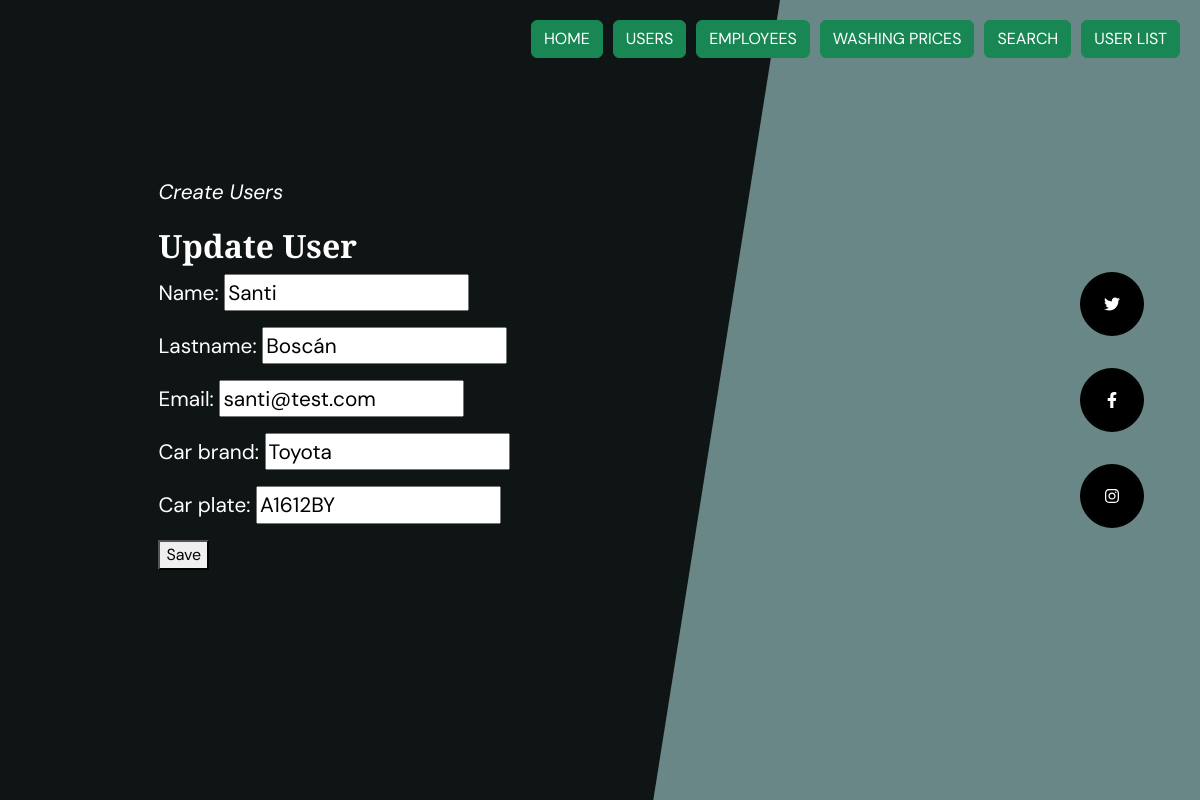
The page /CarWash_App/user/16/update/ on the database its author committed.
### CarWash_App/models.py (models this page shows)
class User(models.Model):
    name = models.CharField(max_length=60)
    lastname = models.CharField(max_length=60)
    email = models.EmailField()
    car_brand = models.CharField(max_length=60)
    car_plate = models.CharField(max_length=60)

### CarWash_App/views.py (the view)
# urls.py: path('user/<int:pk>/update/', user_update.as_view(), name='UserUpdate'),
class user_update(UpdateView):
    model = User
    form_class = user_form
    template_name = 'CarWash_App/users.html'
    success_url = reverse_lazy('UserList')

### CarWash_App/forms.py
class user_form(forms.ModelForm):
    class Meta:
        model = User
        fields = '__all__'

### CarWash_App/templates/CarWash_App/users.html (shortened to what this page needs)
{% extends "CarWash_App/master.html" %}
{% load static %}
{% block title  %}
Create Users
<h2>{% if form.instance.pk %}
    Update
    {% else %}
    Create
    {% endif %}
     User
</h2>
<form method="post" enctype="multipart/form-data"
    action="{% if form.instance.pk %}{% url 'UserUpdate' pk=form.instance.pk %}{% else %}{% url 'Users' %}{% endif %}"">
    {{ form.as_p }}
    <button type="submit">Save</button>
  </form>
{% endblock  %}

### rows shown on the page
User: name "Santi", lastname "Boscán", email "santi@test.com", car_brand "Toyota", car_plate "A1612BY"
